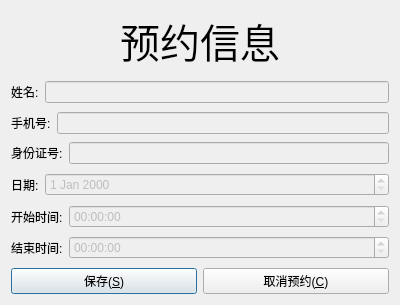
<?xml version="1.0" encoding="UTF-8"?>
<ui version="4.0">
 <class>AppointmentDetail</class>
 <widget class="QDialog" name="AppointmentDetail">
  <property name="geometry">
   <rect>
    <x>0</x>
    <y>0</y>
    <width>400</width>
    <height>305</height>
   </rect>
  </property>
  <property name="sizePolicy">
   <sizepolicy hsizetype="Fixed" vsizetype="Fixed">
    <horstretch>0</horstretch>
    <verstretch>0</verstretch>
   </sizepolicy>
  </property>
  <property name="minimumSize">
   <size>
    <width>400</width>
    <height>305</height>
   </size>
  </property>
  <property name="maximumSize">
   <size>
    <width>400</width>
    <height>305</height>
   </size>
  </property>
  <property name="windowTitle">
   <string>预约信息单</string>
  </property>
  <layout class="QVBoxLayout" name="verticalLayout">
   <item>
    <widget class="QLabel" name="title">
     <property name="font">
      <font>
       <pointsize>30</pointsize>
      </font>
     </property>
     <property name="text">
      <string>预约信息</string>
     </property>
     <property name="alignment">
      <set>Qt::AlignCenter</set>
     </property>
    </widget>
   </item>
   <item>
    <spacer name="verticalSpacer">
     <property name="orientation">
      <enum>Qt::Vertical</enum>
     </property>
     <property name="sizeHint" stdset="0">
      <size>
       <width>20</width>
       <height>40</height>
      </size>
     </property>
    </spacer>
   </item>
   <item>
    <spacer name="verticalSpacer_2">
     <property name="orientation">
      <enum>Qt::Vertical</enum>
     </property>
     <property name="sizeHint" stdset="0">
      <size>
       <width>20</width>
       <height>40</height>
      </size>
     </property>
    </spacer>
   </item>
   <item>
    <layout class="QHBoxLayout" name="horizontalLayout">
     <item>
      <widget class="QLabel" name="label">
       <property name="text">
        <string>姓名:</string>
       </property>
      </widget>
     </item>
     <item>
      <widget class="QLineEdit" name="nameEdit">
       <property name="enabled">
        <bool>false</bool>
       </property>
      </widget>
     </item>
    </layout>
   </item>
   <item>
    <spacer name="verticalSpacer_3">
     <property name="orientation">
      <enum>Qt::Vertical</enum>
     </property>
     <property name="sizeHint" stdset="0">
      <size>
       <width>20</width>
       <height>40</height>
      </size>
     </property>
    </spacer>
   </item>
   <item>
    <layout class="QHBoxLayout" name="horizontalLayout_2">
     <item>
      <widget class="QLabel" name="label_2">
       <property name="text">
        <string>手机号:</string>
       </property>
      </widget>
     </item>
     <item>
      <widget class="QLineEdit" name="phoneEdit">
       <property name="enabled">
        <bool>false</bool>
       </property>
      </widget>
     </item>
    </layout>
   </item>
   <item>
    <spacer name="verticalSpacer_4">
     <property name="orientation">
      <enum>Qt::Vertical</enum>
     </property>
     <property name="sizeHint" stdset="0">
      <size>
       <width>20</width>
       <height>40</height>
      </size>
     </property>
    </spacer>
   </item>
   <item>
    <layout class="QHBoxLayout" name="horizontalLayout_3">
     <item>
      <widget class="QLabel" name="label_3">
       <property name="text">
        <string>身份证号:</string>
       </property>
      </widget>
     </item>
     <item>
      <widget class="QLineEdit" name="idEdit">
       <property name="enabled">
        <bool>false</bool>
       </property>
      </widget>
     </item>
    </layout>
   </item>
   <item>
    <spacer name="verticalSpacer_5">
     <property name="orientation">
      <enum>Qt::Vertical</enum>
     </property>
     <property name="sizeHint" stdset="0">
      <size>
       <width>20</width>
       <height>40</height>
      </size>
     </property>
    </spacer>
   </item>
   <item>
    <layout class="QHBoxLayout" name="horizontalLayout_4">
     <item>
      <widget class="QLabel" name="label_4">
       <property name="text">
        <string>日期:</string>
       </property>
      </widget>
     </item>
     <item>
      <widget class="QDateEdit" name="dayEdit">
       <property name="enabled">
        <bool>false</bool>
       </property>
       <property name="sizePolicy">
        <sizepolicy hsizetype="Expanding" vsizetype="Fixed">
         <horstretch>0</horstretch>
         <verstretch>0</verstretch>
        </sizepolicy>
       </property>
       <property name="timeSpec">
        <enum>Qt::LocalTime</enum>
       </property>
      </widget>
     </item>
    </layout>
   </item>
   <item>
    <spacer name="verticalSpacer_6">
     <property name="orientation">
      <enum>Qt::Vertical</enum>
     </property>
     <property name="sizeHint" stdset="0">
      <size>
       <width>20</width>
       <height>40</height>
      </size>
     </property>
    </spacer>
   </item>
   <item>
    <layout class="QHBoxLayout" name="horizontalLayout_5">
     <item>
      <widget class="QLabel" name="label_5">
       <property name="text">
        <string>开始时间:</string>
       </property>
      </widget>
     </item>
     <item>
      <widget class="QTimeEdit" name="startTimeEdit">
       <property name="enabled">
        <bool>false</bool>
       </property>
       <property name="sizePolicy">
        <sizepolicy hsizetype="Expanding" vsizetype="Fixed">
         <horstretch>0</horstretch>
         <verstretch>0</verstretch>
        </sizepolicy>
       </property>
       <property name="timeSpec">
        <enum>Qt::LocalTime</enum>
       </property>
      </widget>
     </item>
    </layout>
   </item>
   <item>
    <spacer name="verticalSpacer_7">
     <property name="orientation">
      <enum>Qt::Vertical</enum>
     </property>
     <property name="sizeHint" stdset="0">
      <size>
       <width>20</width>
       <height>40</height>
      </size>
     </property>
    </spacer>
   </item>
   <item>
    <layout class="QHBoxLayout" name="horizontalLayout_6">
     <item>
      <widget class="QLabel" name="label_6">
       <property name="text">
        <string>结束时间:</string>
       </property>
      </widget>
     </item>
     <item>
      <widget class="QTimeEdit" name="endTimeEdit">
       <property name="enabled">
        <bool>false</bool>
       </property>
       <property name="sizePolicy">
        <sizepolicy hsizetype="Expanding" vsizetype="Fixed">
         <horstretch>0</horstretch>
         <verstretch>0</verstretch>
        </sizepolicy>
       </property>
       <property name="timeSpec">
        <enum>Qt::LocalTime</enum>
       </property>
      </widget>
     </item>
    </layout>
   </item>
   <item>
    <spacer name="verticalSpacer_8">
     <property name="orientation">
      <enum>Qt::Vertical</enum>
     </property>
     <property name="sizeHint" stdset="0">
      <size>
       <width>20</width>
       <height>40</height>
      </size>
     </property>
    </spacer>
   </item>
   <item>
    <layout class="QHBoxLayout" name="horizontalLayout_7">
     <item>
      <widget class="QPushButton" name="printButton">
       <property name="text">
        <string>保存(&amp;S)</string>
       </property>
      </widget>
     </item>
     <item>
      <widget class="QPushButton" name="deleteButton">
       <property name="text">
        <string>取消预约(&amp;C)</string>
       </property>
      </widget>
     </item>
    </layout>
   </item>
  </layout>
 </widget>
 <resources/>
 <connections/>
</ui>
